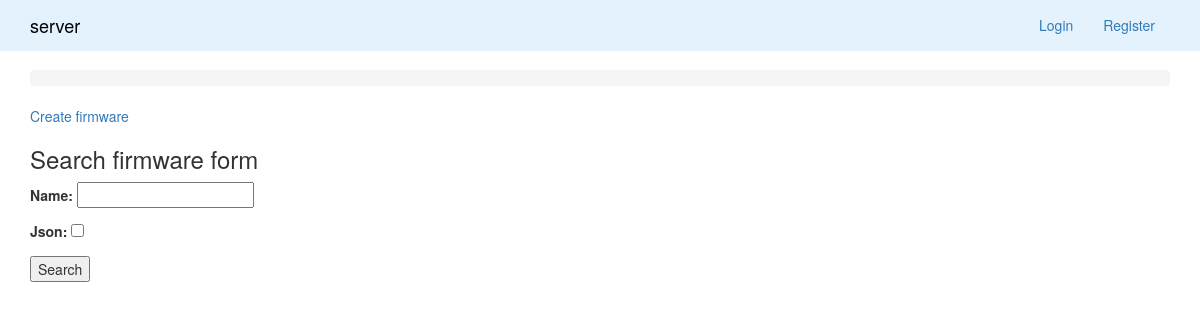
Before: /firmware with the older database file.
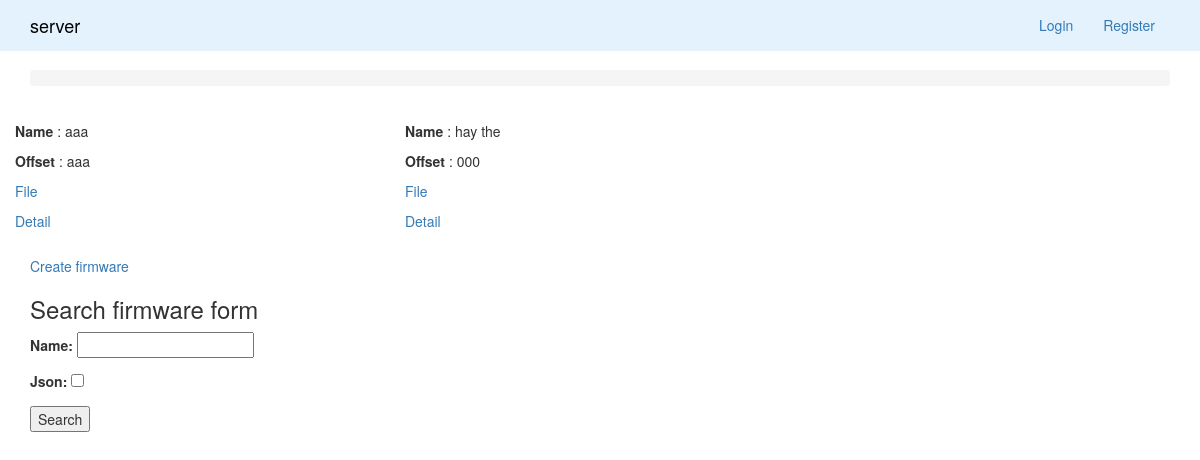
After: the same page with the newer database file.
### firmware/models/Firmware.py (models this page shows)
class Firmware(models.Model):
    name = models.CharField(max_length=300)
    file = models.FileField(upload_to='')
    offset = models.CharField(max_length=8)
    class Meta:
        ordering = ['-id']

### firmware/views/FirmwareView.py (the view, shortened to what this page needs)
# urls.py: url(r'^firmware$', FirmwareView.as_view(), name='firmware'),
@method_decorator([csrf_exempt], name='dispatch')
class FirmwareView(View):
    template_name = 'firmware/firmware.html'
    def get_firmwares(self):
        objects = Firmware.objects.all()
        return objects
    def get(self, request):
        firmwares = self.get_firmwares()
        context = {
            'firmwares': firmwares,
            'search_firmware_form': FirmwareSearchForm()
        }
        return TemplateResponse(request, self.template_name, context)

### firmware/forms/FirmwareSearchForm.py
class FirmwareSearchForm(forms.Form):
    name = forms.CharField()
    json = forms.BooleanField(required=False)

### firmware/context_processors.py (called while the page is built)
def is_moderator(request):
    return request.user.groups.filter(name='moderator').exists()

def user(request):
    return {
        'user': request.user,
        'moderator': is_moderator(request)
    }

### templates/firmware/firmware.html (shortened to what this page needs)
{% extends 'includes/layout.html' %}
{% load static %}
{% load humanize %}
{% load mathfilters %}
{% block content %}
    <div class="row">
        {% for firmware in firmwares %}
            <div class='col-lg-4' style='margin: 15px 0'>
                <div class="row">
                    <p> <strong> Name </strong>: {{firmware.name}} </p>
                    <p> <strong> Offset </strong>: {{firmware.offset}} </p>
                    <p> <a href='/media/{{ firmware.file }}' /> File </a> </p>
                    <p> <a href='{% url 'firmware:firmware-detail' firmware.id %}'> Detail </a> </p>
                </div>
            </div>
        {% endfor %}
    </div>
    {% if not create_firmware_form %}
        <a href="{% url 'firmware:create-firmware' %}" class='button'>Create firmware</a>
    {% endif %}
    {% if search_firmware_form %}
        <h3> Search firmware form </h3>
        <form method='post'>{% csrf_token %}
            {{ search_firmware_form.as_p }}
            <button type='submit'> Search </button>
        </form>
    {% endif %}
{% endblock %}

Changed rows visible on the page:
added Firmware: name "aaa", offset "aaa"
added Firmware: name "hay the", offset "000"
